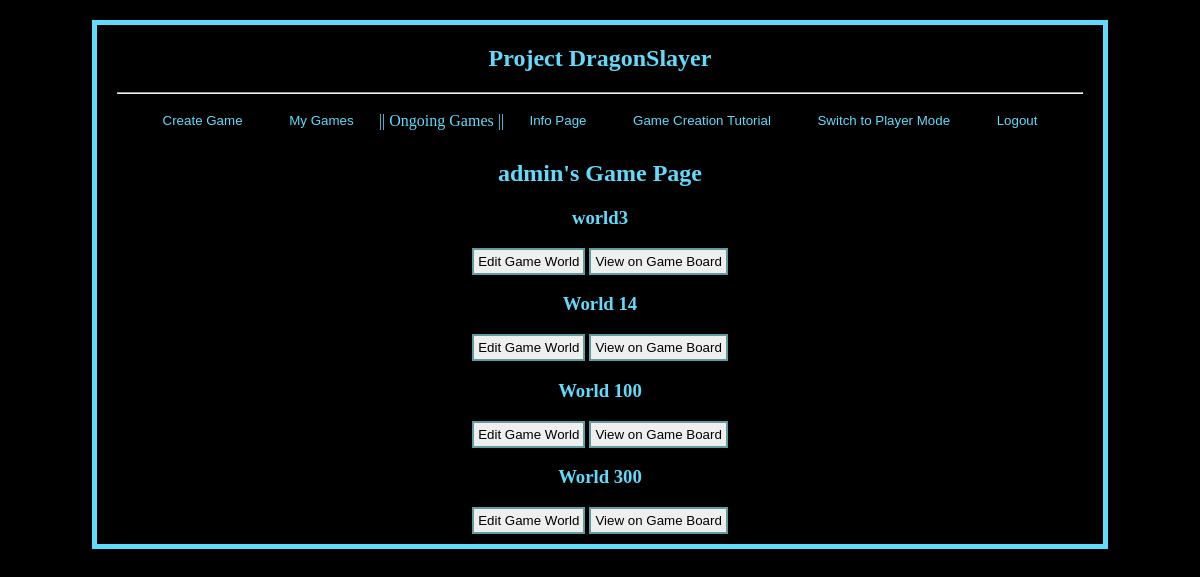
The page /mygames/ (signed in) on the database as committed earlier.
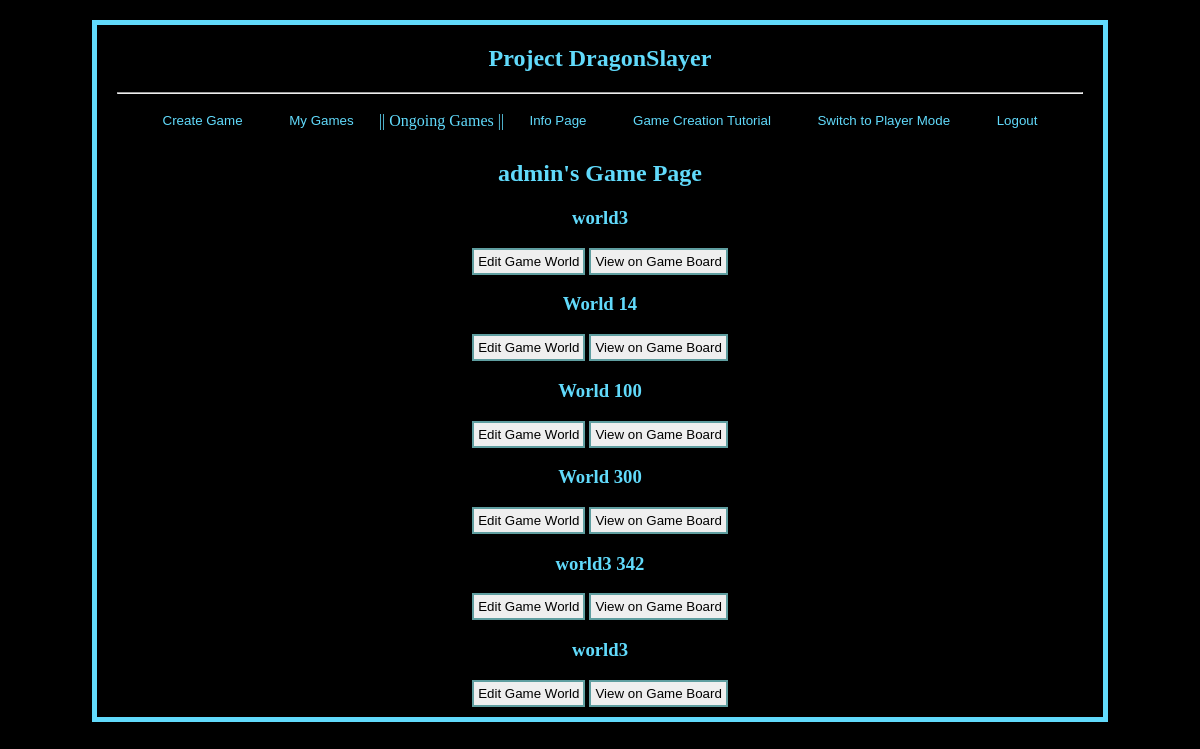
The same page on the database as committed later.
### DDGameApp/models.py (models this page shows)
class GameModel(models.Model):
    worldName = models.CharField(max_length = 100)
    body = models.TextField(max_length = 10000)
    pub_date = models.DateTimeField(default = timezone.now)
    foreign_user = models.ForeignKey(User, on_delete= models.CASCADE)
    active = models.CharField(max_length = 4, default = "no")
    display = models.CharField(max_length = 4, default = "no")
    picture = models.CharField(max_length = 10000)

### DDGameApp/views.py (the view)
# urls.py: path('mygames/', views.mygame, name = 'games'),
def mygame(request):
    long = GameModel.objects.filter(foreign_user = request.user)
    length = len(long)
    return render(request, 'DDGameApp/mygames.html',{'game': GameModel.objects.filter(foreign_user = request.user), 'length':length})

### DDGameApp/templates/DDGameApp/mygames.html
{% extends 'DDGameApp/overlord.html' %} {% block over %}
<section>
    <h2>{{user.username}}'s Game Page</h2>
    {% if length > 0%}
    {%for x in game%}
    <h3>{{x.worldName}}</h3>
    <button class="butt" onclick=window.location.href="{% url 'editgame' x.id %}" > Edit Game World</button>
    <button class="butt" onclick=window.location.href="{% url 'preview' x.id %}" >View on Game Board </button>
    {%endfor%}
    {%else%}
    <h3>You do not any Game Worlds.</h3>
    <h4><a href="{%url 'create'%}">Create One!!</a></h4>
    {%endif%}
</section>
{% endblock %}

### DDGameApp/templates/DDGameApp/overlord.html (shortened to what this page needs)
{% extends 'DDGameApp/index.html' %} {% block context %}
<section>
    <div><button class="navbar" onclick=window.location.href="{% url 'create'%}" >Create Game</button> <button class="navbar" onclick=window.location.href="{% url 'games'%}" >My Games</button> || Ongoing Games || <button class="navbar" onclick=window.location.href="{% url 'board' %}" >Info Page</button> <button class="navbar" onclick=window.location.href="{% url 'overlord'%}" >Game Creation Tutorial</button> <button class="navbar" onclick=window.location.href="{% url 'player' %}" >Switch to Player Mode</button> <button class="navbar" onclick=window.location.href="{% url 'logout' %}" >Logout</button></div>
    {%block over%}{%endblock%}
</section>
{% endblock %}

### DDGameApp/templates/DDGameApp/index.html (shortened to what this page needs)
<!DOCTYPE html>
<html lang="en">
<head>
    {% load static %}
    <link rel="stylesheet" href="{% static 'DDGameApp/css/index.css'%}" type="text/css">
</head>
<body>
<section id="body">
{% if user.is_authenticated %}
<header>
    <h2>Project DragonSlayer</h2>
</header>
{%else%}
<header><h2>Project DragonSlayer</h2>
</header>
{%endif%}
<hr>
{% block content%}
{% if user.is_authenticated %}
{%block context%}{%endblock%}
{%else%}
<h1>Welcome Slayer</h1>
<h2>Please <a href="{% url 'login'%}">login</a> to continue.</h2>
<h2>New Slayer? <a href="{%url 'newuser'%}">Join us!</a></h2>
{%endif%}
{%endblock%}
</section>
</body>
</html>

### DDGameApp/static/DDGameApp/css/index.css (style rules this page uses)
#body { background-color: black; text-align: center; border: #61dafb 5px solid; padding: 0% 2% 1% 2%; color: #61dafb; }
h2 { color: #61dafb }
h3 { color: #61dafb }
body { background-image: url("https://i.pinimg.com/originals/06/f2/bb/06f2bb9e434d28c6693493efe7e7eafe.jpg"); background-color: black; padding: 1% 7% 1% 7%; }
button { border: cadetblue 2px solid; padding: 1% 2% 1% 2%; }
.butt { padding: 4px; }
header { text-align: center; }
hr { color: black; }
.navbar { background-color: black; border: black 2px solid; padding: 1% 2% 1% 2%; color: #61dafb; }

Rows that differ between the two databases and show on the page:
added GameModel: worldName "world3 342"
added GameModel: worldName "world3"
